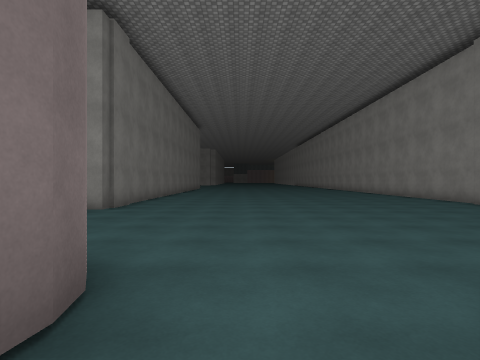
View 1 (above)

22 first-person views from a walk through a Unity game level. The camera is 1.4 m above the floor, looks level and sees 80° across. The floor is counted in squares, 2 m on a side. Each view is taken from the middle of a square. On the plan, view 1 faces up. The plan holds only what a view shows up to about 10 squares ahead; the rest is blank. The place goes on beyond the plan. The player character is not drawn. Surface patterns are stand-ins for the level's own textures.

View 2
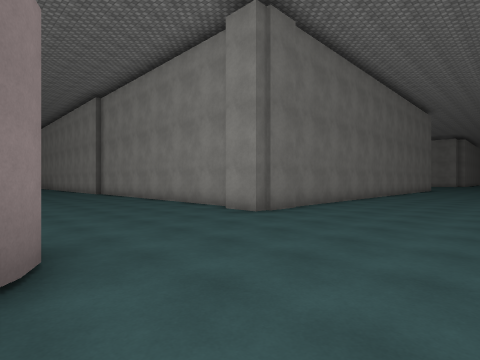

View 3
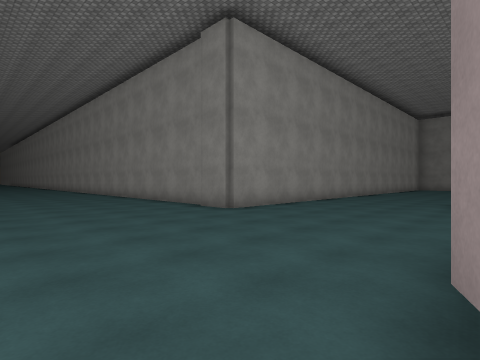

View 4
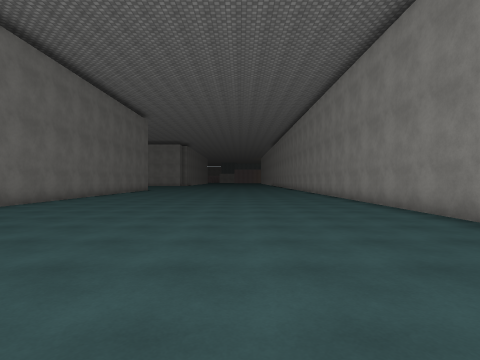

View 5
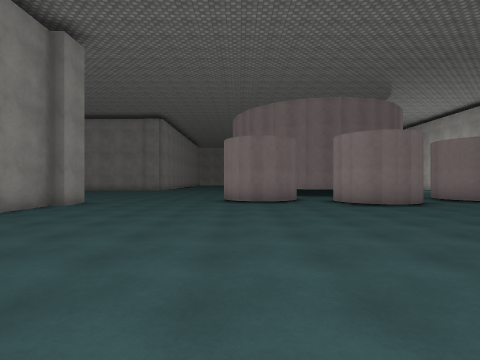

View 6
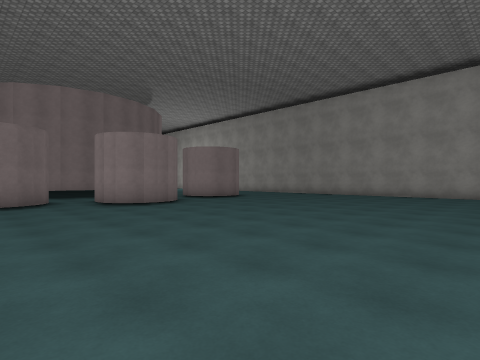

View 7
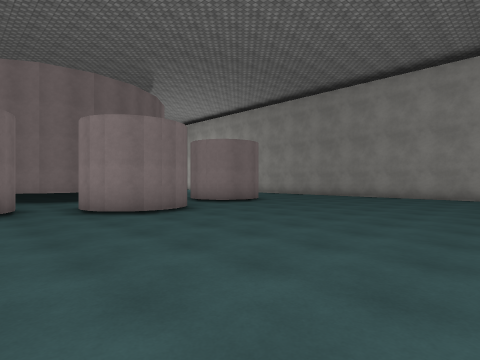

View 8
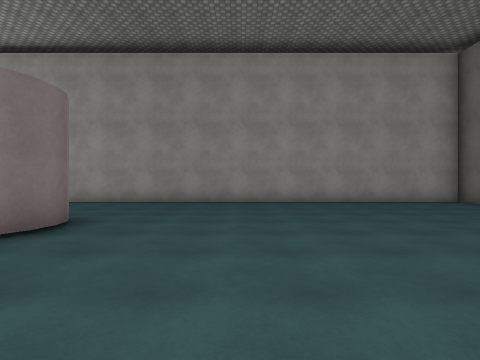

View 9
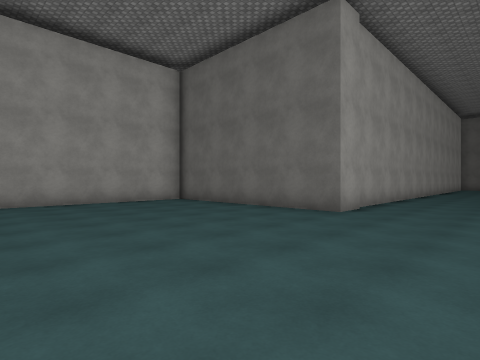

View 10
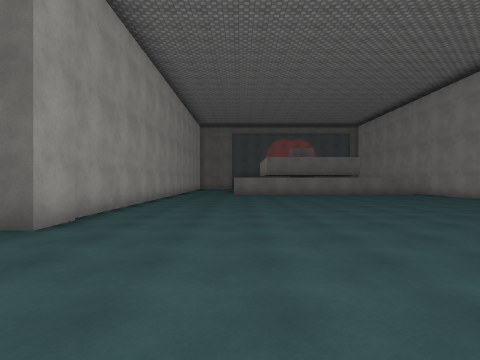

View 11
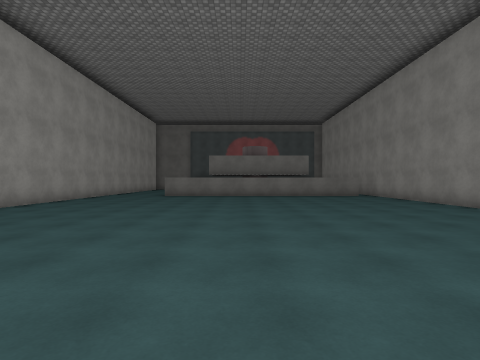

View 12
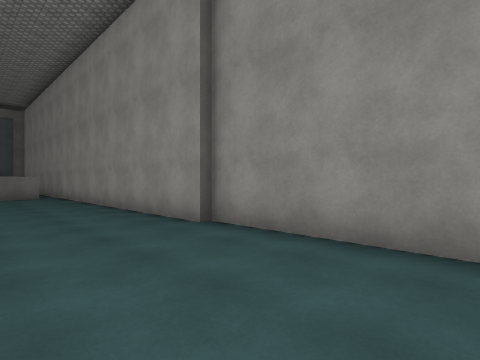

View 13
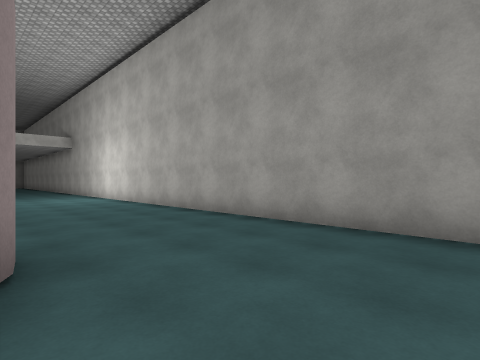

View 14
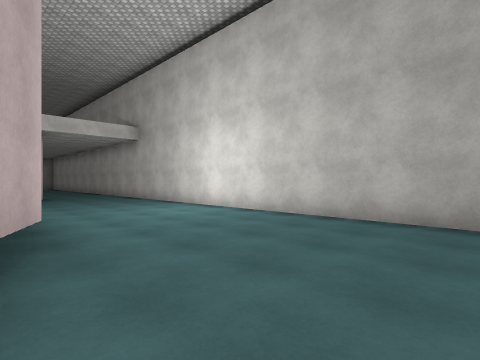

View 15
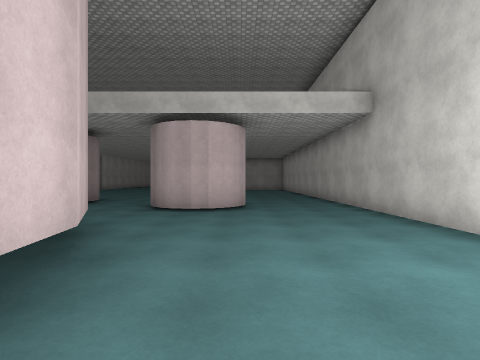

View 16
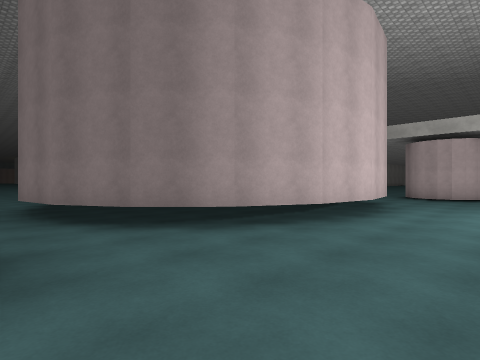

View 17
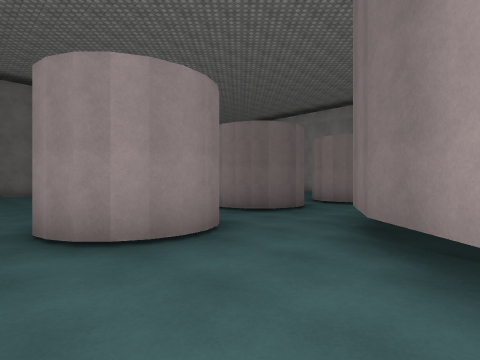

View 18
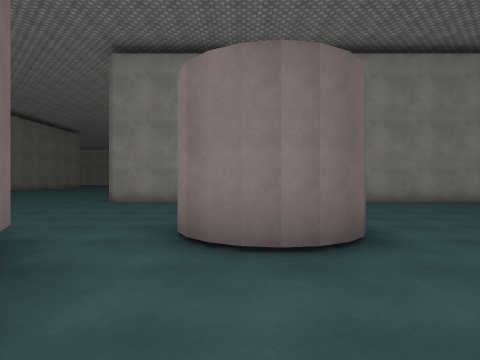

View 19
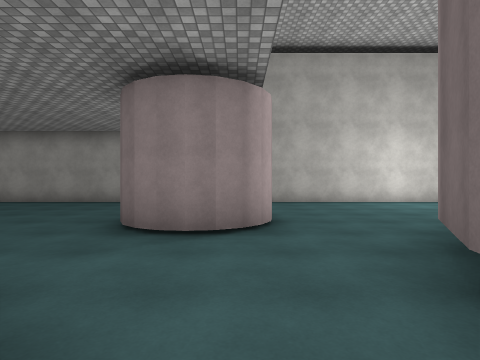

View 20
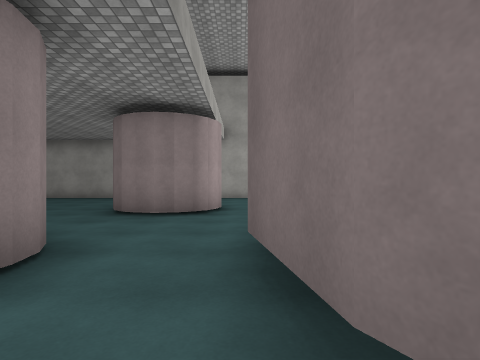

View 21
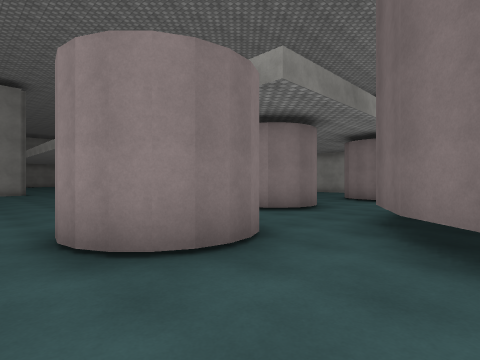

View 22
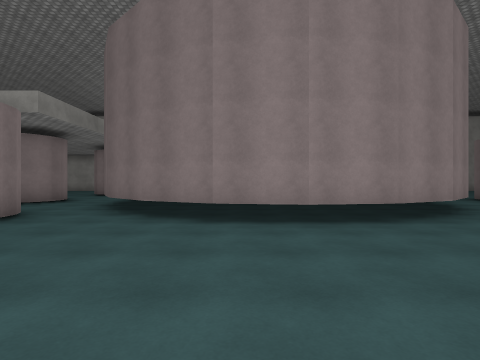

### Floor plan
Key: @ floor where view 1 was taken; # wall or solid block; . floor.
Columns run from 20 left of view 1 to 20 right of it. Each row starts with its distance up from view 1.
 14                 #..........#
 13                 #..........#
 12                 #..........#
 11                 #..........#
 10                 #..........#
  9                 #..........#
  8                 #..........#
  7 #################..........#####   #####
  6 .................................  ....
  5 ......................................
  4 .....................................
  3 ...............................##........
  2 .................###...#####...##........
  1 .................###.###   ##..##..
  0 ....................@#      ##....
 -1 ................##..##       #...#
 -2 ................###.#        ##.##
 -3 ................###.##         .##
 -4 .....................#       #.....
 -5 ########.........##..##     ##.....
 -6        #.........###..#######..##...
 -7        #.........###...........##...
 -8        #.......................##....
 -9        #..............................
-10        #...............................
-11        #################################

Where each view was taken, in squares from view 1:
view 1: 0 up, 0 right, facing up
view 2: 2 up, 1 right, facing up-left
view 3: 2 up, 2 right, facing up-right
view 4: 4 up, 3 right, facing up
view 5: 2 up, 12 left, facing right
view 6: 2 up, 12 left, facing down-right
view 7: 1 up, 10 left, facing down-right
view 8: 2 down, 6 left, facing down
view 9: 2 down, 7 left, facing down-left
view 10: 2 down, 9 left, facing left
view 11: 1 up, 10 left, facing left
view 12: 4 up, 10 left, facing up-left
view 13: 7 down, 5 left, facing down-right
view 14: 6 down, 0 right, facing down-right
view 15: 8 down, 4 right, facing right
view 16: 9 down, 1 left, facing up-right
view 17: 8 down, 2 right, facing up-left
view 18: 2 down, 11 right, facing up
view 19: 2 down, 11 right, facing down
view 20: 0 up, 10 right, facing down
view 21: 4 up, 8 right, facing down-right
view 22: 7 up, 6 right, facing down
